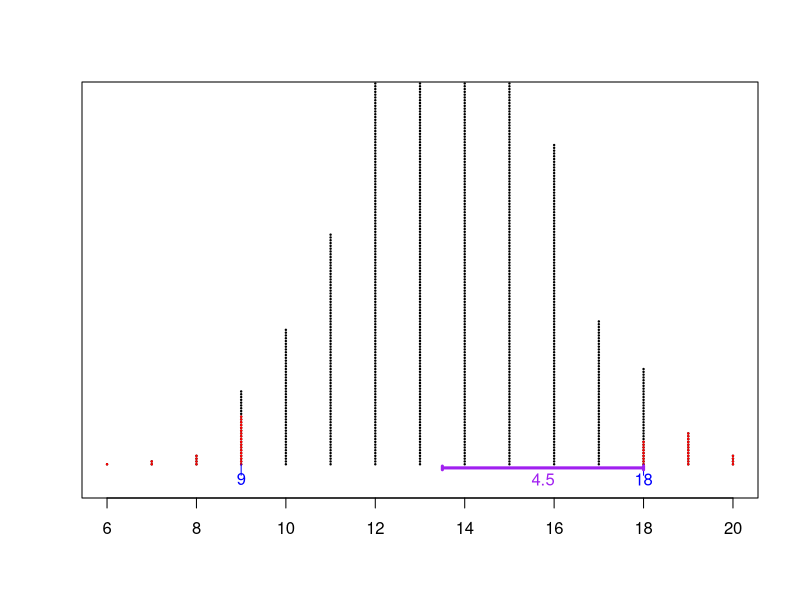
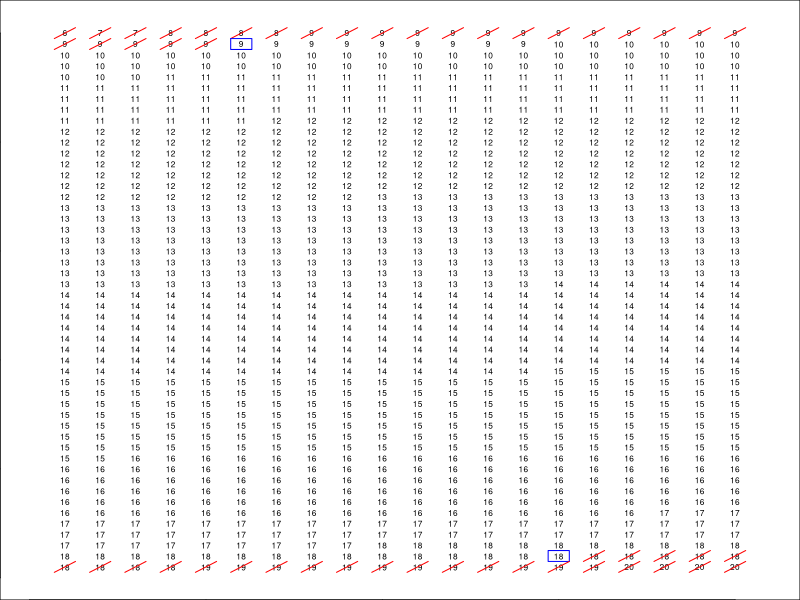

Source code (R) for these figures, in order:
## ---- chunk 1
# This problem seems to sometimes be wrong...
# S-IC.A.2: Decide if a specified model is consistent with results from a given data-generating process, e.g., using simulation.

prop_scens <- rbind(
  c("students who pass a standardized test", "educational testing service", 0.75, "students", 
    "a student who passes the standardized test", "a student who fails the standardized test"),
  c("teachers who incorporate technology in their lessons", "education research group", 0.65, "teachers", 
    "a teacher who uses technology in the classroom", "a teacher who avoids technology"),
  c("dogs that are trained as service animals", "animal assistance organization", 0.80, "dogs", 
    "a dog that is a service animal", "a dog that is not a service animal"),
  c("cats that prefer wet food over dry food", "pet food survey", 0.70, "cats", 
    "a cat that prefers wet food", "a cat that prefers dry food"),
  c("drivers who use seat belts", "traffic safety organization", 0.90, "drivers", 
    "a driver who always uses a seat belt", "a driver who never uses a seat belt"),
  c("people who own at least one pet", "pet association", 0.60, "people", 
    "a person who owns a pet", "a person who does not own a pet"),
  c("hikers who prefer mountain trails", "outdoor recreation association", 0.55, "hikers", 
    "a hiker who prefers mountain trails", "a hiker who prefers flat trails"),
  c("people who visit national parks annually", "national parks service", 0.45, "people", 
    "a person who visits national parks annually", "a person who never visits national parks"),
  c("homeowners who have a garden", "gardening club", 0.40, "homeowners", 
    "a homeowner who has a garden", "a homeowner who does not have a garden"),
  c("cats that enjoy catnip", "veterinary research", 0.75, "cats", 
    "a cat that enjoys catnip", "a cat that does not enjoy catnip"),
  c("students who participate in science fairs", "educational committee", 0.65, "students", 
    "a student who participates in science fairs", "a student who does not participate"),
  c("dogs that are adopted from shelters", "animal rescue organizations", 0.45, "dogs", 
    "a dog that is adopted from a shelter", "a dog that is not adopted from a shelter"),
  c("people who believe in animal rights", "animal advocacy group", 0.70, "people", 
    "a person who believes in animal rights", "a person who does not believe in animal rights"),
  c("teachers who provide after-school tutoring", "school district", 0.50, "teachers", 
    "a teacher who provides after-school tutoring", "a teacher who does not provide tutoring"),
  c("volunteers who work at animal shelters", "community organization", 0.55, "volunteers", 
    "a volunteer who works at an animal shelter", "a volunteer who does not work at an animal shelter"),
  c("drivers who prefer electric vehicles", "transportation study", 0.25, "drivers", 
    "a driver who prefers electric vehicles", "a driver who prefers gas vehicles"),
  c("people who regularly attend yoga classes", "fitness research group", 0.60, "people", 
    "a person who attends yoga classes", "a person who does not attend yoga classes"),
  c("frogs that thrive in urban environments", "wildlife preservation society", 0.30, "frogs", 
    "a frog that thrives in urban environments", "a frog that does not thrive in urban environments"),
  c("people who enjoy pet therapy", "mental health professionals", 0.65, "people", 
    "a person who enjoys pet therapy", "a person who does not enjoy pet therapy"),
  c("students who choose online learning", "educational researchers", 0.40, "students", 
    "a student who chooses online learning", "a student who prefers in-person learning"),
  c("animals in zoos that are bred successfully", "zoological association", 0.80, "animals in zoos", 
    "an animal in a zoo that is bred successfully", "an animal in a zoo that is not bred successfully"),
  c("people who own reptiles as pets", "reptile enthusiasts club", 0.20, "people", 
    "a person who owns a reptile as a pet", "a person who does not own a reptile"),
  c("students who participate in sports teams", "school athletics department", 0.75, "students", 
    "a student who participates in sports teams", "a student who does not participate in sports"),
  c("people who cook healthy meals at home", "nutrition association", 0.70, "people", 
    "a person who cooks healthy meals", "a person who does not cook healthy meals"),
  c("cats that are indoor only", "pet owner survey", 0.65, "cats", 
    "a cat that is indoor only", "a cat that is allowed outdoors"),
  c("drivers using rideshare apps", "transportation research firm", 0.55, "drivers", 
    "a driver who uses rideshare apps", "a driver who does not use rideshare apps"),
  c("dogs that enjoy swimming", "pet behavior study", 0.60, "dogs", 
    "a dog that enjoys swimming", "a dog that does not enjoy swimming"),
  c("hikers who prefer solo hikes", "hiking club", 0.50, "hikers", 
    "a hiker who prefers solo hikes", "a hiker who prefers group hikes"),
  c("homeowners who have energy-efficient appliances", "energy star program", 0.75, "homeowners", 
    "a homeowner with energy-efficient appliances", "a homeowner without energy-efficient appliances"),
  c("animals that benefit from wildlife corridors", "environmental protection agency", 0.65, "animals", 
    "an animal that benefits from wildlife corridors", "an animal that does not benefit from wildlife corridors"),
  c("people who follow a gluten-free diet", "health survey", 0.30, "people", 
    "a person who follows a gluten-free diet", "a person who does not follow a gluten-free diet"),
  c("cats that are shy around strangers", "animal behavior study", 0.55, "cats", 
    "a cat that is shy around strangers", "a cat that is outgoing around strangers"),
  c("students who study abroad", "university administration", 0.40, "students", 
    "a student who studies abroad", "a student who does not study abroad"),
  c("people who regularly donate to wildlife charities", "charity organization", 0.60, "people", 
    "a person who regularly donates to wildlife charities", "a person who does not donate to wildlife charities"),
  c("drivers who use public transportation", "urban planning department", 0.45, "drivers", 
    "a driver who uses public transportation", "a driver who does not use public transportation"),
  c("dogs that are trained for competitive sports", "dog trainers association", 0.50, "dogs", 
    "a dog that is trained for competitive sports", "a dog that is not trained for competitive sports"),
  c("frogs that are part of conservation programs", "frog conservation project", 0.35, "frogs", 
    "a frog in a conservation program", "a frog not in a conservation program"),
  c("people who understand the importance of biodiversity", "ecological organization", 0.80, "people", 
    "a person who understands the importance of biodiversity", "a person who does not understand it"),
  c("students who are enrolled in art classes", "art school survey", 0.65, "students", 
    "a student enrolled in art classes", "a student not enrolled in art classes"),
  c("animals in sanctuaries that receive proper care", "animal sanctuary organization", 0.90, "animals in sanctuaries", 
    "an animal in a sanctuary that receives proper care", "an animal in a sanctuary that does not receive proper care"),
  c("homeowners who engage in community cleanup days", "local council", 0.55, "homeowners", 
    "a homeowner who engages in community cleanup", "a homeowner who does not engage in cleanup"),
  c("people who adopt rescue animals", "animal welfare organization", 0.75, "people", 
    "a person who adopts a rescue animal", "a person who does not adopt rescue animals"),
  c("drivers who participate in carpooling", "environmental group", 0.60, "drivers", 
    "a driver who participates in carpooling", "a driver who does not carpool"),
  c("cats that interact well with other pets", "pet behavior research", 0.70, "cats", 
    "a cat that interacts well with other pets", "a cat that does not interact well"),
  c("students who are members of student government", "educational association", 0.40, "students", 
    "a student who is a member of student government", "a student who is not a member"),
  c("drivers who participate in eco-driving courses", "transportation organization", 0.65, "drivers", 
    "a driver who participates in eco-driving", "a driver who does not participate"),
  c("people who are aware of endangered species", "wildlife awareness group", 0.70, "people", 
    "a person who is aware of endangered species", "a person who is unaware of endangered species"),
  c("frogs that are part of educational programs", "environmental education group", 0.50, "frogs", 
    "a frog in an educational program", "a frog not in an educational program"),
  c("animals in zoos that receive proper care", "zoological society", 0.90, "animals in zoos", 
    "an animal in a zoo that receives proper care", "an animal in a zoo that does not receive proper care"),
  c("homeowners who utilize rainwater harvesting", "sustainability group", 0.30, "homeowners", 
    "a homeowner who utilizes rainwater harvesting", "a homeowner who does not utilize it"),
  c("people who grow their own herbs", "culinary gardening group", 0.75, "people", 
    "a person who grows their own herbs", "a person who does not grow their own herbs")
)

prop_scens <- data.frame(prop_scens, stringsAsFactors = FALSE)
names(prop_scens) <- c("scenario", "authority", "proportion", "subject", "affirmative_example", "negative_example")

while(T){
  n = sample(c(10,12,14,15,16,18,20,22,24),1)
  i = sample(1:dim(prop_scens)[1],1)
  scn = prop_scens[i,]
  thing = scn[[1]]
  auth = scn[[2]]
  p = max(min(as.numeric(scn[[3]])+0.01*sample(-10:10,1),0.9),0.1)
  subj = scn[[4]]
  aff = scn[[5]]
  neg = scn[[6]]
  ev = p*n
  me = 2*sqrt(p*(1-p))*sqrt(n)
  lo = floor(ev-me)
  hi = ceiling(ev+me)
  if((hi-lo)>4 && (lo>2 && n-hi>2)){break}
}

N = 10000
xxx = sort(rbinom(N,n,p))
lb = xxx[round(N*0.025+1)]
ub = xxx[round(N*0.975)]

while(T){
  lbopts = lb-sample(0:3,1)*3+(0:3)*3
  if(lbopts[1]>=0){break}
}
while(T){
  ubopts = ub-sample(0:3,1)*3+(0:3)*3
  if(ubopts[4]<=n){break}
}

lbal = paste0("* ",lbopts,collapse="\n")
ubal = paste0("* ",ubopts,collapse="\n")
lbsol = paste0(1*(lbopts==lb),collapse="")
ubsol = paste0(1*(ubopts==ub),collapse="")

me = round((ub-lb)/2,1)
while(T){
  meopts = me-sample(0:3,1)*3+(0:3)*3
  if(meopts[1]>=0){break}
}
meal = paste0("* ",meopts,collapse="\n")
mesol = paste0(1*(meopts==me),collapse="")

isin = sample(c(T,F),1)

if(isin){
  ns = sample(c(lb+2,lb+3,ub-3,ub-2),1)
  sigsol = "01"
  sigwrd = "did not find significant difference"
  w2 = ""
} else {
  ons = c(lb-2:5,ub+2:5)
  ons = ons[ons>0]
  ons = ons[ons<n]
  ns = sample(ons,1)
  sigsol = "10"
  sigwrd = "found significant difference"
  w2 = "NOT"
}

data = sample(c(rep(1,ns),rep(0,n-ns)))

## ---- chunk 2
cat(paste0(data,collapse=", "))
## ---- chunk 3
while(T){
  tots = sort(rbinom(1000,n,p))
  b1 = tots[26]
  b2 = tots[975]
  if(b1==lb && b2==ub){break}
}
stripchart(tots,method="stack",offset=0.7,pch=19,cex=0.2,xlim=c(min(tots),max(tots)),ylim=c(0.9,3),col="black")
stripchart(tots[1:25],method="stack",offset=0.7,pch=19,cex=0.2,ylim=c(1,1.4),col="red",add=T)
stripchart(tots[976:1000],method="stack",offset=0.7,pch=19,cex=0.2,ylim=c(1,1.4),col="red",add=T)
text(tots[26],0.92,tots[26],col="blue")
lines(c(tots[26],tots[26]),c(0.94,1),col="blue")
text(tots[975],0.92,tots[975],col="blue")
lines(c(tots[975],tots[975]),c(0.94,1),col="blue")
x1 = mean(c(b1,b2))

lines(c(x1,x1,x1,b2,b2,b2),c(-0.01,0.01,0,0,0.01,-0.01)+0.98,lwd=3,col="purple")
# text(mean(c(x1,b2)),0.96,"ME",col="purple")
text(mean(c(x1,b2)),0.92,(b2-b1)/2,col="purple")
## ---- chunk 4
par(mar=c(0,0,0,0))
plot(0,0,"n",xlim=c(0,21),ylim=c(0,51))
for(j in 1:50){
  for(i in 1:20){
    k = (j-1)*20+i
    text(i,51-j,tots[k],cex=0.5,col="black")
    if(k<26 || k>975){
      lines(c(i-0.3,i+0.3),51-c(j+0.5,j-0.5),col="red")
    }
    if(k==26 || k==975){
      polygon(c(i-0.3,i-0.3,i+0.3,i+0.3),51-c(j+0.5,j-0.5,j-0.5,j+0.5),border="blue")
    }
  }
}
